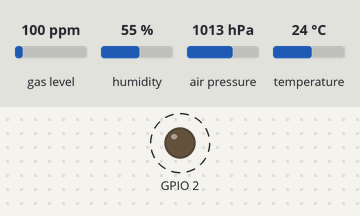
A program run on a simulated ESP32. Parts: output pins drawn as LEDs (lit = HIGH). Dashed ring = blinking. The inputs (shaded band) are chosen by the test bench; at power-on: gas level 100 ppm, humidity 55 %, air pressure 1013 hPa, temperature 24 °C. Not simulated (calls return 0 or success): secrets.example.h; names the files do not define were given values by the test bench: MQTT_PORT = 1883; what the program prints to the serial monitor is not drawn.

Above: at 0.6 s.
Timing chart, 0 to 4.9 s (numbered marks = the images above):
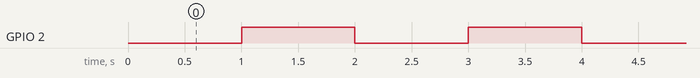

Measured:
- by itself, GPIO 2: alternates HIGH for 1.0 s and LOW for 1.0 s

The program:

main.cpp
```cpp
// XRPod IAQ node (ESP32 WROOM-32): the BME688 on its own board.
//
//   BME688 --I2C--> this node --xrpod/iaq/reading--> Pi (pi/scent.py) --> HUD
//                             <--xrpod/scent/state--  scent node (which scent is on)
//
// Every 3 s it reads temperature, humidity, pressure and gas resistance,
// prints the reading over USB (115200 baud) and, once on the Pi's Wi-Fi,
// sends it to the Pi. It only reports: it has no outputs, so there's nothing
// to turn off if the Pi goes away.
//
// Without include/secrets.h it runs offline and only prints, which is enough
// to check the wiring. At start-up it lists every I2C device it can see, so a
// wiring mistake shows straight away.
//
// Logic that doesn't need the hardware lives in lib/iaq_core (unit-tested
// on a PC with `pio test -e native`).

#include <Arduino.h>
#include <PubSubClient.h>
#include <WiFi.h>
#include <Wire.h>

#include <IaqMessages.h>
#include <ScentDetector.h>

#include "IaqSensor.h"
#include "config.h"

// The Wi-Fi and MQTT login: this node's own include/secrets.h, or else the
// scent node's (same Pi, same login), so a laptop that already flashes the
// scent node needs nothing extra.
#if __has_include("secrets.h")
#include "secrets.h"
#define HAVE_SECRETS 1
#elif __has_include("../../scent-node/include/secrets.h")
#include "../../scent-node/include/secrets.h"
#define HAVE_SECRETS 1
#else
#include "secrets.example.h"
#define HAVE_SECRETS 0
#endif

#ifndef MQTT_USER
#define MQTT_USER nullptr
#endif
#ifndef MQTT_PASSWORD
#define MQTT_PASSWORD nullptr
#endif

namespace {

IaqSensor iaq;
xrpod::ScentDetector detector;
WiFiClient wifiClient;
PubSubClient mqtt(wifiClient);

char clientId[32];
char activeScent[24] = "none";  // from the scent node; "none" until it says otherwise
char jsonBuf[320];
uint32_t lastWifiTryMs = 0;
uint32_t lastMqttTryMs = 0;
bool wasConnected = false;

// Lists every device answering on the I2C bus, e.g. "0x77", so you can see
// straight away whether the BME688 is wired up (and at which address).
void scanI2c() {
  Serial.printf("[i2c] scanning SDA=GPIO%u SCL=GPIO%u ...\n", cfg::kI2cSda, cfg::kI2cScl);
  uint8_t found = 0;
  for (uint8_t a = 1; a < 127; ++a) {
    Wire.beginTransmission(a);
    if (Wire.endTransmission() == 0) {
      Serial.printf("[i2c]   device at 0x%02X%s\n", a, (a == 0x76 || a == 0x77) ? "  <- BME688?" : "");
      ++found;
    }
  }
  if (found == 0) {
    Serial.println("[i2c]   nothing found. Check: 3V3 and GND connected, SDA on GPIO21, SCL on GPIO22,");
    Serial.println("[i2c]   and that the sensor's pins really touch (solder or press them in firmly).");
  }
}

void onMessage(char *topic, byte *payload, unsigned int len) {
  if (strcmp(topic, cfg::kTopicScentState) != 0) return;
  char scent[sizeof(activeScent)];
  if (xrpod::parseActiveScent(reinterpret_cast<const char *>(payload), len, scent, sizeof(scent))) {
    if (strcmp(scent, activeScent) != 0) Serial.printf("[iaq] scent node says: %s\n", scent);
    strncpy(activeScent, scent, sizeof(activeScent) - 1);
    activeScent[sizeof(activeScent) - 1] = '\0';
  }
}

// Wi-Fi and MQTT, never blocking for long: retries on a timer.
void keepConnected(uint32_t now) {
  if (!HAVE_SECRETS) return;
  if (WiFi.status() != WL_CONNECTED) {
    if (lastWifiTryMs == 0 || now - lastWifiTryMs >= cfg::kWifiRetryMs) {
      lastWifiTryMs = now;
      Serial.printf("[net] joining Wi-Fi '%s' ...\n", WIFI_SSID);
      WiFi.disconnect();
      WiFi.begin(WIFI_SSID, WIFI_PASSWORD);
    }
    return;
  }
  if (mqtt.connected()) return;
  if (lastMqttTryMs != 0 && now - lastMqttTryMs < cfg::kMqttRetryMs) return;
  lastMqttTryMs = now;
  Serial.printf("[net] Wi-Fi ok (%s), MQTT %s:%d ... ", WiFi.localIP().toString().c_str(), MQTT_HOST,
                (int)MQTT_PORT);
  if (mqtt.connect(clientId, MQTT_USER, MQTT_PASSWORD, cfg::kTopicNode, 1, true, "offline")) {
    Serial.println("connected");
    mqtt.publish(cfg::kTopicNode, "online", true);
    mqtt.subscribe(cfg::kTopicScentState);
  } else {
    Serial.printf("failed (rc=%d; 5 = wrong MQTT login)\n", mqtt.state());
  }
}

}  // namespace

void setup() {
  pinMode(cfg::kStatusLed, OUTPUT);
  Serial.begin(115200);
  delay(300);
  Serial.println("\nXRPod IAQ node (BME688) booting");

  Wire.begin(cfg::kI2cSda, cfg::kI2cScl);
  scanI2c();
  if (iaq.begin(cfg::kBmeAddresses, sizeof(cfg::kBmeAddresses), cfg::kSensorPeriodMs, cfg::kGasHeaterC,
                cfg::kGasHeaterMs)) {
    Serial.printf("[iaq] BME688 found at 0x%02X - a reading every %lu s\n", iaq.address(),
                  (unsigned long)(cfg::kSensorPeriodMs / 1000));
  } else {
    Serial.println("[iaq] BME688 not found - check the wiring; trying again every 10 s");
  }

  if (HAVE_SECRETS) {
    snprintf(clientId, sizeof(clientId), "%s%06lx", cfg::kClientIdPrefix,
             (unsigned long)(ESP.getEfuseMac() & 0xFFFFFF));
    WiFi.mode(WIFI_STA);
    mqtt.setServer(MQTT_HOST, MQTT_PORT);
    mqtt.setCallback(onMessage);
    mqtt.setBufferSize(512);  // readings and scent states are bigger than the 256-byte default
  } else {
    Serial.println("[net] no include/secrets.h - offline: readings are only printed here");
  }
}

void loop() {
  uint32_t now = millis();
  keepConnected(now);
  if (mqtt.connected()) mqtt.loop();

  bool connected = mqtt.connected();
  if (wasConnected && !connected) {
    Serial.println("[net] lost the Pi; reconnecting");
    // Can't trust which scent is on until the scent node says so again.
    strncpy(activeScent, "none", sizeof(activeScent));
  }
  wasConnected = connected;

  xrpod::IaqReading reading;
  if (iaq.poll(now, reading)) {
    detector.update(reading.gasOhms, strcmp(activeScent, "none") != 0);
    if (xrpod::buildReadingJson(reading, detector, activeScent, jsonBuf, sizeof(jsonBuf)) > 0) {
      Serial.println(jsonBuf);
      if (connected) mqtt.publish(cfg::kTopicReading, jsonBuf);
    }
  }

  // Status LED: solid = sending to the Pi, slow blink = offline,
  // fast blink = no sensor.
  bool on = !iaq.present()  ? (now / 150) % 2
            : connected     ? true
                            : (now / 1000) % 2;
  digitalWrite(cfg::kStatusLed, on ? HIGH : LOW);
}
```

secrets.example.h
```cpp
// Copy this file to secrets.h (same folder) and fill in real values.
// secrets.h is git-ignored so Wi-Fi and MQTT passwords never get pushed.
// Without secrets.h the node runs offline: it still reads the BME688 and
// prints every reading over USB, which is enough to test the wiring.
#pragma once

// The Pi's hotspot (2.4 GHz). Same values as the scent and fan nodes.
#define WIFI_SSID     "XRPod-Pi"
#define WIFI_PASSWORD "your-hotspot-password"

// Mosquitto on the Pi. On the Pi's own hotspot the Pi is 10.42.0.1.
#define MQTT_HOST     "10.42.0.1"
#define MQTT_PORT     1883

// The broker login, if it needs one (same as the other nodes use).
// #define MQTT_USER     "xrpod"
// #define MQTT_PASSWORD "change-me"
```

IaqSensor.cpp
```cpp
#include "IaqSensor.h"

#include <Arduino.h>

static bool reached(uint32_t now, uint32_t at) { return static_cast<int32_t>(now - at) >= 0; }

bool IaqSensor::begin(const uint8_t *addresses, uint8_t count, uint32_t periodMs, uint16_t heaterC,
                      uint16_t heaterMs) {
  addresses_ = addresses;
  count_ = count;
  periodMs_ = periodMs;
  heaterC_ = heaterC;
  heaterMs_ = heaterMs;
  return configure();
}

bool IaqSensor::configure() {
  present_ = false;
  pending_ = false;
  for (uint8_t i = 0; i < count_ && !present_; ++i) {
    if (bme_.begin(addresses_[i])) {
      present_ = true;
      address_ = addresses_[i];
    }
  }
  if (!present_) return false;
  bme_.setTemperatureOversampling(BME680_OS_8X);
  bme_.setHumidityOversampling(BME680_OS_2X);
  bme_.setPressureOversampling(BME680_OS_4X);
  bme_.setIIRFilterSize(BME680_FILTER_SIZE_3);
  bme_.setGasHeater(heaterC_, heaterMs_);
  return true;
}

bool IaqSensor::poll(uint32_t nowMs, xrpod::IaqReading &out) {
  if (!present_) {
    if (reached(nowMs, nextRetryMs_)) {
      nextRetryMs_ = nowMs + 10000;
      if (configure()) Serial.printf("[iaq] BME688 found at 0x%02X\n", address_);
    }
    return false;
  }

  if (!pending_) {
    if (!reached(nowMs, nextStartMs_)) return false;
    nextStartMs_ = nowMs + periodMs_;
    unsigned long readyAt = bme_.beginReading();
    if (readyAt == 0) {
      present_ = false;  // lost on the bus; retry later
      Serial.println("[iaq] BME688 stopped answering - check the wires");
      return false;
    }
    readyAtMs_ = static_cast<uint32_t>(readyAt);
    pending_ = true;
    return false;
  }

  if (!reached(nowMs, readyAtMs_)) return false;
  pending_ = false;
  if (!bme_.endReading()) {
    present_ = false;
    Serial.println("[iaq] BME688 reading failed - check the wires");
    return false;
  }
  out.tempC = bme_.temperature;
  out.humidityPct = bme_.humidity;
  out.pressureHpa = bme_.pressure / 100.0f;
  out.gasOhms = static_cast<float>(bme_.gas_resistance);
  return true;
}
```

IaqSensor.h
```cpp
// BME688 temperature / humidity / pressure / gas sensor, read without
// blocking (moved here from the scent node's earlier firmware). Finds the
// sensor at whichever of the given I2C addresses answers.
#pragma once

#include <Adafruit_BME680.h>
#include <IaqTypes.h>
#include <Wire.h>

class IaqSensor {
 public:
  IaqSensor() : bme_(&Wire) {}

  bool begin(const uint8_t *addresses, uint8_t count, uint32_t periodMs, uint16_t heaterC,
             uint16_t heaterMs);

  // Returns true when a new reading is in `out`. Never blocks for the gas
  // heater; retries finding the sensor every 10 s if it isn't there.
  bool poll(uint32_t nowMs, xrpod::IaqReading &out);

  bool present() const { return present_; }
  uint8_t address() const { return address_; }

 private:
  bool configure();

  Adafruit_BME680 bme_;
  const uint8_t *addresses_ = nullptr;
  uint8_t count_ = 0;
  uint8_t address_ = 0;
  uint32_t periodMs_ = 3000;
  uint16_t heaterC_ = 320;
  uint16_t heaterMs_ = 150;
  bool present_ = false;
  bool pending_ = false;
  uint32_t readyAtMs_ = 0;
  uint32_t nextStartMs_ = 0;
  uint32_t nextRetryMs_ = 0;
};
```

config.h
```cpp
// XRPod IAQ node: pins, timing and MQTT topics. Wi-Fi / broker details live
// in secrets.h (git-ignored).
#pragma once

#include <stdint.h>

namespace cfg {

// ---- BME688 (I2C) -----------------------------------------------------------
// This ESP32's own pins. Power the sensor from THIS board's 3V3 (not 5V, and
// never join two ESP32s' 3V3 pins). Sharing GND with the scent ESP32 on the
// same breadboard is fine.
constexpr uint8_t kI2cSda = 21;
constexpr uint8_t kI2cScl = 22;
// Tried in this order: 0x77 (Adafruit, most boards) then 0x76 (Pimoroni, or
// SDO tied to GND). Whichever answers is used.
constexpr uint8_t kBmeAddresses[] = {0x77, 0x76};
constexpr uint32_t kSensorPeriodMs = 3000;
constexpr uint16_t kGasHeaterC = 320;
constexpr uint16_t kGasHeaterMs = 150;

// ---- MQTT -------------------------------------------------------------------
// Readings go where the Pi already listens (pi/scent.py, docs/subsystems.md).
constexpr const char *kTopicReading = "xrpod/iaq/reading";  // node -> Pi
constexpr const char *kTopicNode = "xrpod/iaq/node";        // "online"/"offline", retained (last will)
// Listened to, so scent detection knows when a scent is meant to be on.
constexpr const char *kTopicScentState = "xrpod/scent/state";
constexpr const char *kClientIdPrefix = "xrpod-iaq-";
constexpr uint32_t kWifiRetryMs = 10000;
constexpr uint32_t kMqttRetryMs = 5000;

constexpr uint8_t kStatusLed = 2;  // on-board LED on most WROOM-32 DevKits

}  // namespace cfg
```
